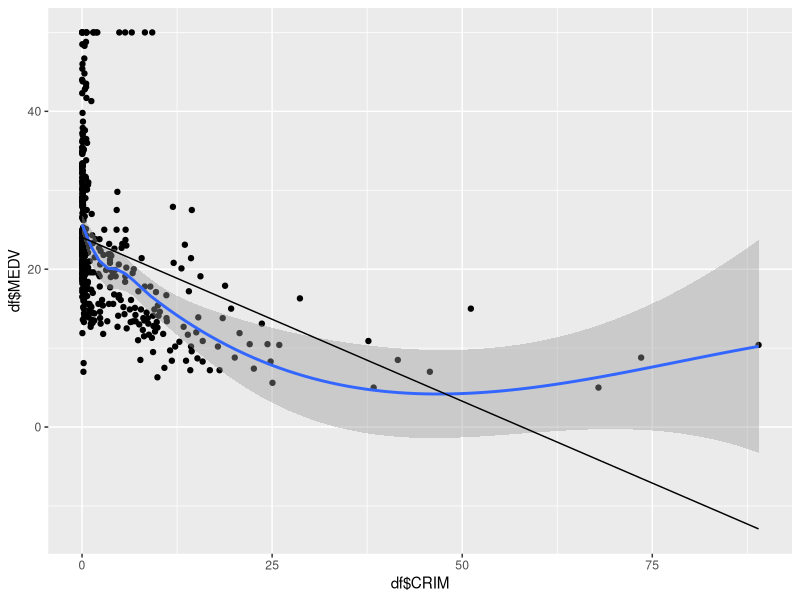
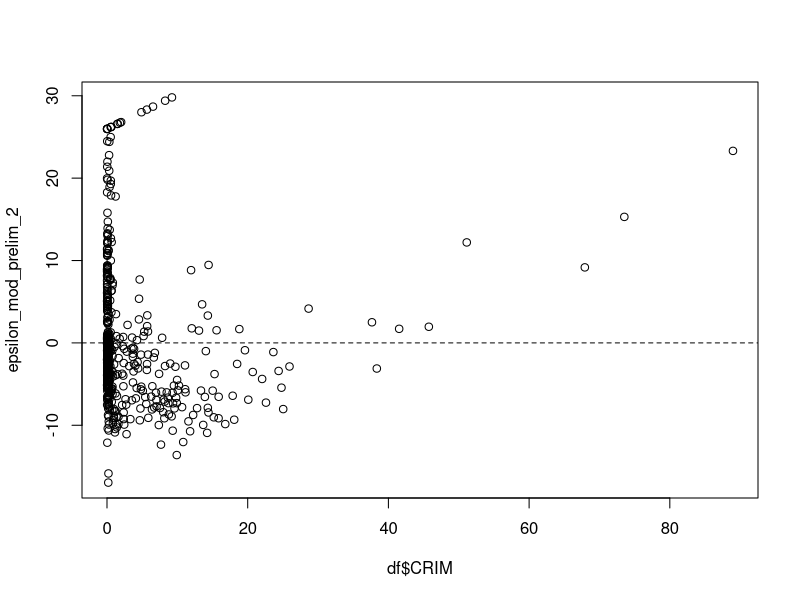
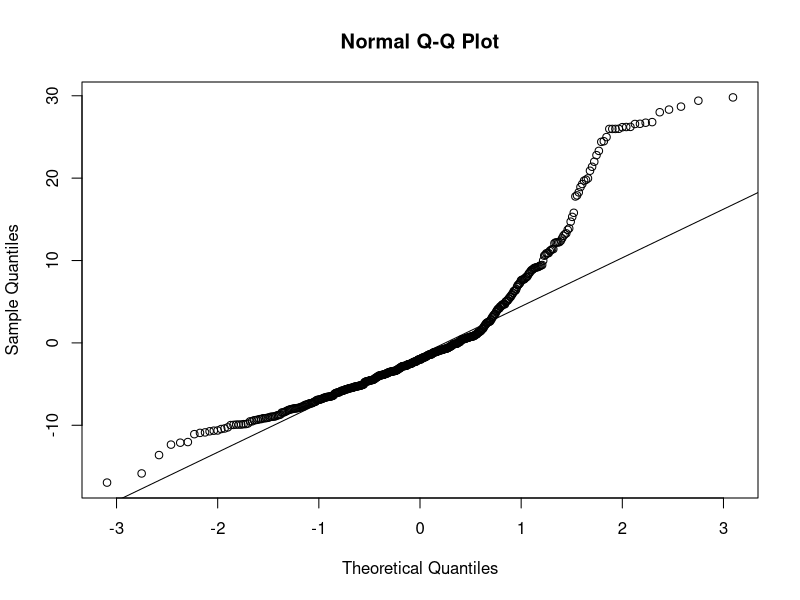
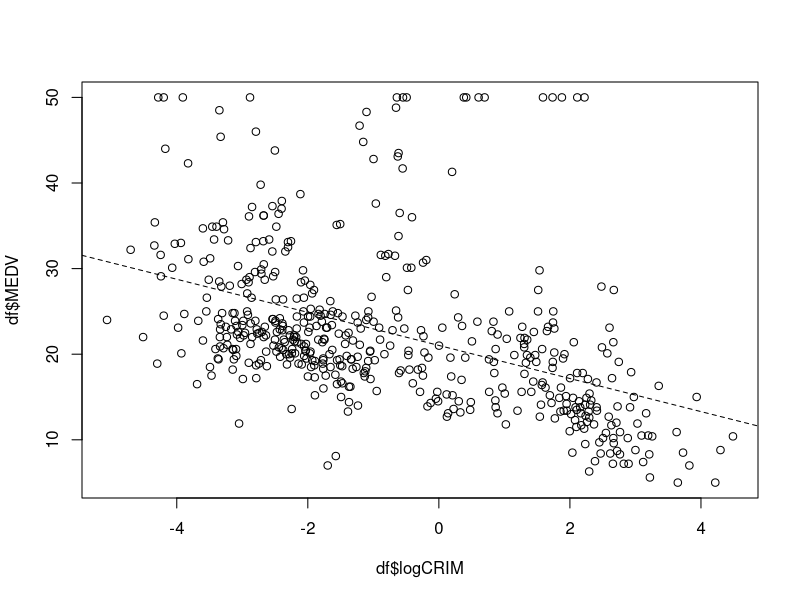
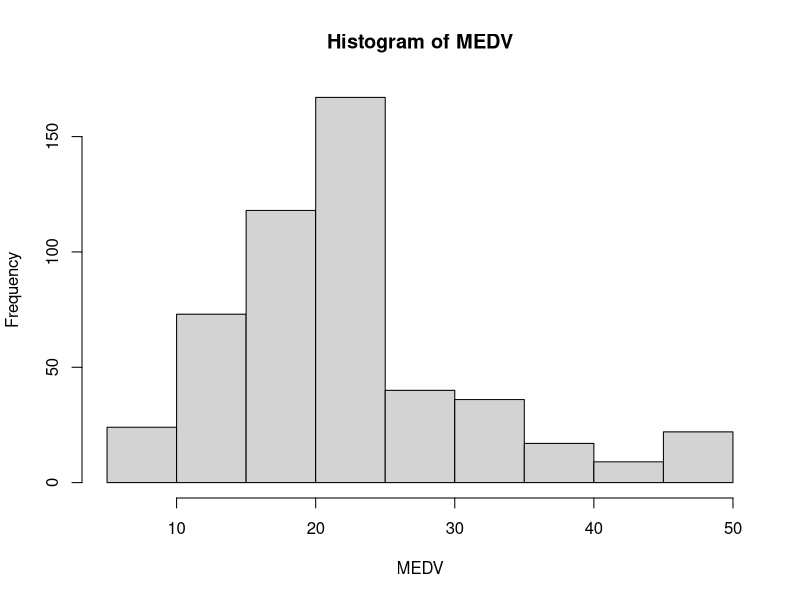
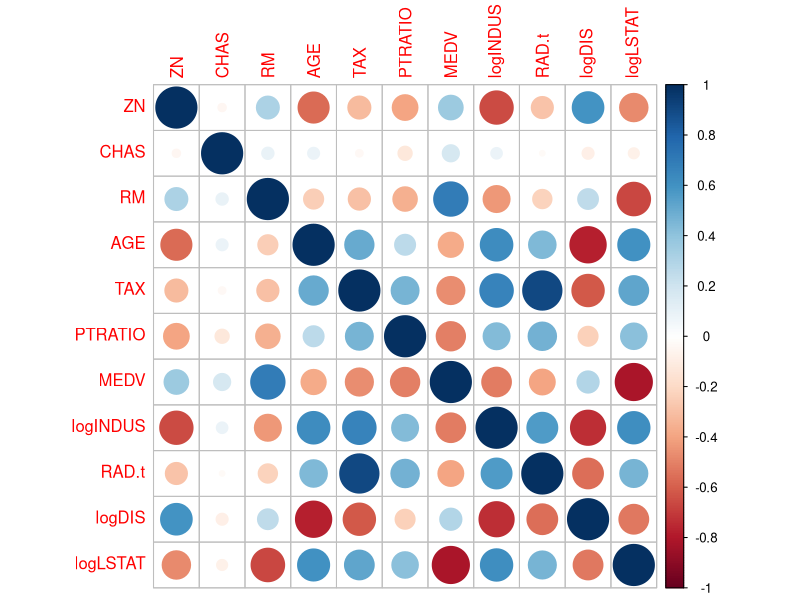
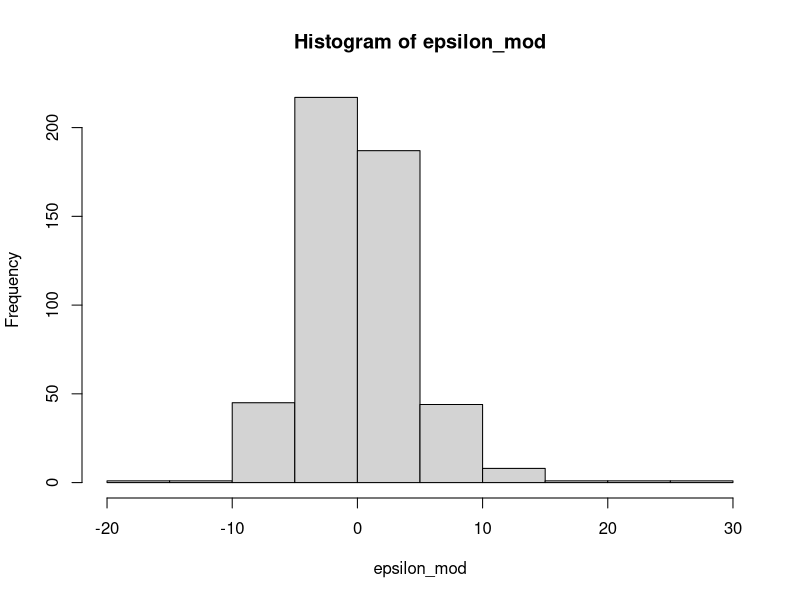
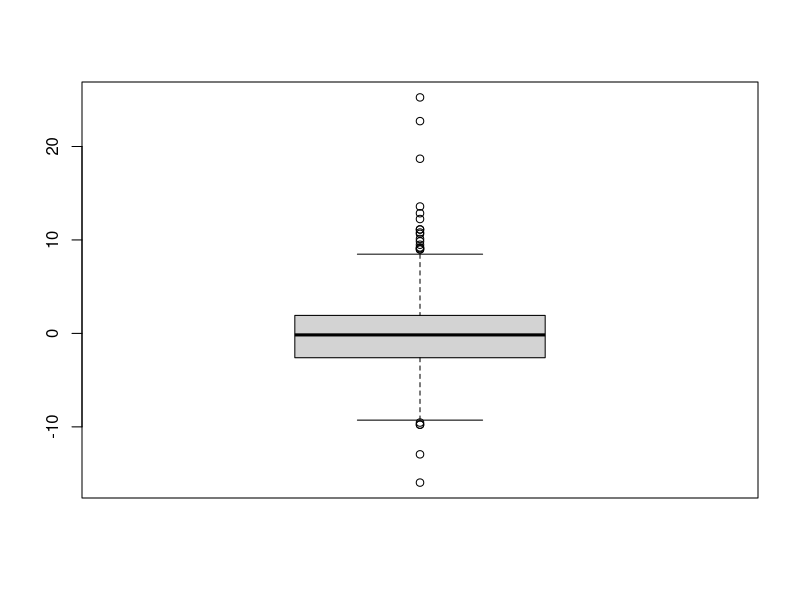

Source code (R) for these figures, in order:
## ---- chunk 1
set.seed(0)
knitr::opts_chunk$set(echo = TRUE)
library(ggplot2)
library(corrplot)
library(caret)
## ---- chunk 2
df <- read.csv("boston-housing-dataset.csv")
df <- df[, -1]
n <- nrow(df)
## ---- chunk 3
df <- df[, -12]
## ---- chunk 4
mod_prelim_2 <- lm(MEDV ~ CRIM, data = df)
predicted_prelim_2 <- data.frame(MEDV_PRED = predict(mod_prelim_2, df), CRIM = df$CRIM)
qplot(df$CRIM, df$MEDV) + stat_smooth() + geom_line(data = predicted_prelim_2, aes(x=CRIM, y=MEDV_PRED))
summary(mod_prelim_2)
## ---- chunk 5
100*sum(df$CRIM <= 5)/n
## ---- chunk 6
summary(mod_prelim_2)$adj.r.squared
## ---- chunk 7
epsilon_mod_prelim_2 <- mod_prelim_2$residuals
plot(df$CRIM, epsilon_mod_prelim_2)
abline(h = 0, lty = 2)
qqnorm(epsilon_mod_prelim_2)
qqline(epsilon_mod_prelim_2)
## ---- chunk 8
df$logCRIM <- log(df$CRIM)
mod_prelim_2_new <- lm(MEDV ~ logCRIM, data = df)
plot(df$logCRIM, df$MEDV)
abline(a = mod_prelim_2_new$coefficients[1], b = mod_prelim_2_new$coefficients[2], lty = 2)
summary(mod_prelim_2_new)
## ---- chunk 9
df$logINDUS <- log(df$INDUS)
df$RAD.t <- ifelse(df$RAD == 24, 1, 0)
df$logDIS <- log(df$DIS)
df$logLSTAT <- log(df$LSTAT)
## ---- chunk 10
hist(df$MEDV, main = "Histogram of MEDV", xlab = "MEDV")
## ---- chunk 11
df_mod <- df[, -1][, -2][, -6][, -9][, -3][, -5][, -8]
summary(df_mod)
sum(df$CHAS == 1)
sum(df$CHAS == 0)
sum(df$RAD.t == 1)
sum(df$RAD.t == 0)
corrplot(cor(df_mod))
## ---- chunk 12
mod <- lm(MEDV ~ .-CRIM -INDUS - DIS - LSTAT - RAD - NOX - logCRIM, data = df)
summary(mod)
mod_R2 <- summary(mod)$adj.r.squared
epsilon_mod <- mod$residuals
hist(epsilon_mod)
boxplot(epsilon_mod)
qqnorm(epsilon_mod)
qqline(epsilon_mod)
plot(mod$fitted.values,epsilon_mod)
abline(h = 0, lty = 2)
